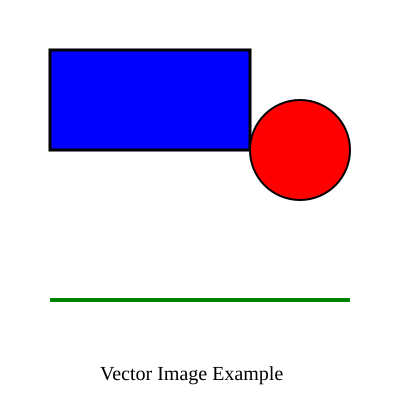

The Python source for this figure:
import svgwrite

# Create an SVG drawing object
svg = svgwrite.Drawing("vector_image.svg", size=("400px", "400px"))

# Add a rectangle (x, y, width, height)
svg.add(svg.rect(insert=(50, 50), size=("200px", "100px"),
                 fill="blue", stroke="black", stroke_width=3))

# Add a circle (center x, center y, radius)
svg.add(svg.circle(center=(300, 150), r=50, fill="red",
                   stroke="black", stroke_width=2))

# Add a line (start x, start y, end x, end y)
svg.add(svg.line(start=(50, 300), end=(350, 300), stroke="green",
                 stroke_width=4))

# Add some text
svg.add(svg.text("Vector Image Example", insert=(100, 380),
                 fill="black", font_size="20px"))

# Save the drawing to a file
svg.save()

print("Vector image saved as vector_image.svg")
